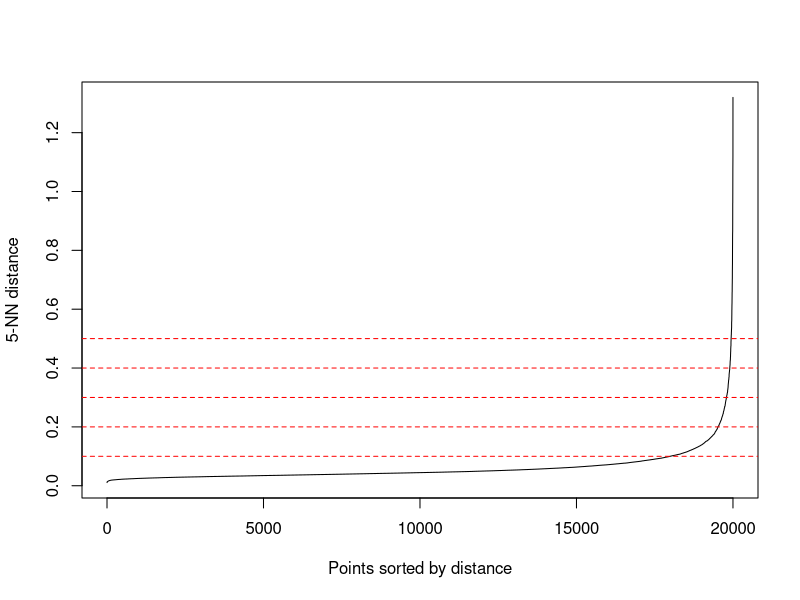
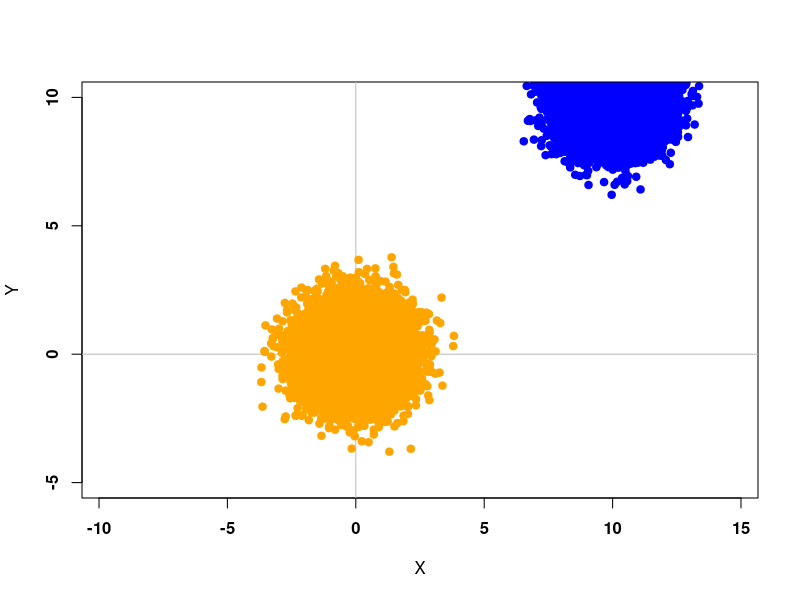

Reproduce these figures in R, in order. (Note: this script raises an error after producing the figures.)
# Test

library(readr)
library(tidyverse)
library(dbscan)

###################################################################################
# Plot some data for C++ project

library(MASS)

S <- matrix(c(1,0,0,1),2,2)
mt1 <- c(10,10)
mt2 <- c(0,0)
n1 <- 10000
n2 <- 10000
n <- n1 + n2

X1 <- mvrnorm(n1, mt1, S)
X2 <- mvrnorm(n2, mt2, S)

DATA_Cpp <- rbind(X1, X2)
kNN1 <- kNNdistplot(DATA_Cpp, k = 5)
abline(h=.1, col = "red", lty=2)
abline(h=.2, col = "red", lty=2)
abline(h=.3, col = "red", lty=2)
abline(h=.4, col = "red", lty=2)
abline(h=.5, col = "red", lty=2)

# Write to CSV
write.csv(DATA_Cpp, "DataCpp-2D-20000.csv")


plot(X1, ylim = c(-5,10), xlim = c(-5,10), pch = 19, col = "blue", xlab = "X", ylab = "Y", font = 2, asp = 1)
abline(v = 0, h = 0, col = "gray")
points(X2, pch = 19, col = "orange")


### Visualization
Data_Cluster <- as.data.frame(read.table("Clustered_1.csv", header=FALSE,sep=","))
Data_Cluster <- as.data.frame(read.table("Clustered_Test.csv", header=FALSE,sep=","))

Data_Cluster <- as.data.frame(read.table("Clustered-2D-2000-Eps-0-3_N-5_Rand-0-2.csv", header=FALSE,sep=","))
Data_Cluster <- as.data.frame(read.table("Data_Clustered_S.csv", header=FALSE,sep=","))
Data_Cluster <- as.data.frame(read.table("DataCpp.csv", header=FALSE,sep=","))
#Data_Cluster <- as.data.frame(read.table("D:/Programming/Data-Mining-EiTI---DBSCAN-VP-TREE-C-/Data_Cluster.csv", header=FALSE,sep=","))

cluster <- as.factor(Data_Cluster[,3])
cluster2 <- as.factor(Data_Cluster[,4])
cluster3 <- as.factor(Data_Cluster[,5])

for (x in c(1:length(Data_Cluster[,3]))) {
  if(Data_Cluster[x,3] != Data_Cluster[x,4] || Data_Cluster[x,4] != Data_Cluster[x,5] || Data_Cluster[x,3] != Data_Cluster[x,5]){
    cat(Data_Cluster[x,3], " | ", Data_Cluster[x,4], " | ", Data_Cluster[x,5], "\n")
  }
}


library(ggplot2)
library(ggforce)
#sp <- ggplot(Data_Cluster[,1:2], aes(x=V1, y=V2, colour = cluster, size = cluster)) + geom_point() + geom_point(size = 50, pch = 1) + coord_cartesian(xlim =c(-1, 8), ylim = c(-1, 8))

sp <- ggplot(Data_Cluster[,1:2], aes(x=V1, y=V2, colour = cluster3)) + geom_point() + scale_x_continuous() + scale_y_continuous() #+ theme(aspect.ratio = 1)
sp <- sp + coord_fixed(ratio = 1)
sp <- sp + geom_point(size=10, pch=1) #+ coord_cartesian(xlim = c(0,4), ylim = c(0,4))
#sp <- sp + geom_point(aes(x=Data_Cluster[63,1], y=Data_Cluster[63,2], colour = 'black'))
show(sp)

P_tab = c(0,2,10,15,16,18,19,22,23,24,30,34,45,59,61,63,64,79,86,94,97,100,102,107)
for (zz in 1:length(P_tab)){
  kappa = P_tab[zz]
  sp <- sp + geom_point(aes(x=Data_Cluster[P_tab[zz],1], y=Data_Cluster[P_tab[zz],2], colour = 'yellow'))
  sp <- sp + geom_point(size=10, pch=1)
}


x <- c(0,1,5)
y <- c(0,1,3)
kappa <- as.data.frame(x)
kappa <- cbind(kappa,y)
sp1 <- ggplot(kappa, aes(x=x, y=y)) + geom_point() + coord_fixed(ratio = 1) + geom_circle(aes(x0=x, y0=y, r= 10), data= kappa)
show(sp1)

  # cols <- c((-1)='red',1='blue',2='green',3='yellow');
# plot(Data_Cluster[,1:2], xlim=c(0,8), ylim=c(0,8),col=cols[Data_Cluster[3]])
#show(3^10)


# 
# forestfires <- read_csv("forestfires.csv")
# View(forestfires)
# 
# 
# #forestfires$ISI <- forestfires$ISI[which.max(forestfires$ISI < 30.0)]
# plot(forestfires$ISI, forestfires$temp, xlim=c(0,26))

# Live <- read_csv("Live.csv")
# View(Live)
# plot(Live$num_comments, Live$num_likes)


# ### Cambridge data
# Cambridge_Crime_Data_2009_2016 <- read_csv("Cambridge Crime Data 2009-2016.csv")
# #View(Cambridge_Crime_Data_2009_2016)
# 
# Cambridge_Crime_Data_2009_2016$Crime <- as.numeric(factor(Cambridge_Crime_Data_2009_2016$Crime))
# Cambridge_Crime_Data_2009_2016$`Crime Date Time` <- as.numeric(factor(Cambridge_Crime_Data_2009_2016$`Crime Date Time`))
# plot(Cambridge_Crime_Data_2009_2016$Crime, Cambridge_Crime_Data_2009_2016$`Crime Date Time`)
# 

# ## Example 1: use dbscan on the iris data set
# data(iris)
# iris <- as.matrix(iris[,1:4])
# ## find suitable eps parameter using a k-NN plot for k = dim + 1
# ## Look for the knee!
# kNNdistplot(iris, k = 5)
# abline(h=.5, col = "red", lty=2)
# res <- dbscan(iris, eps = .5, minPts = 5)
# show(res)
# 
# plot(iris[,1], iris[,3])
